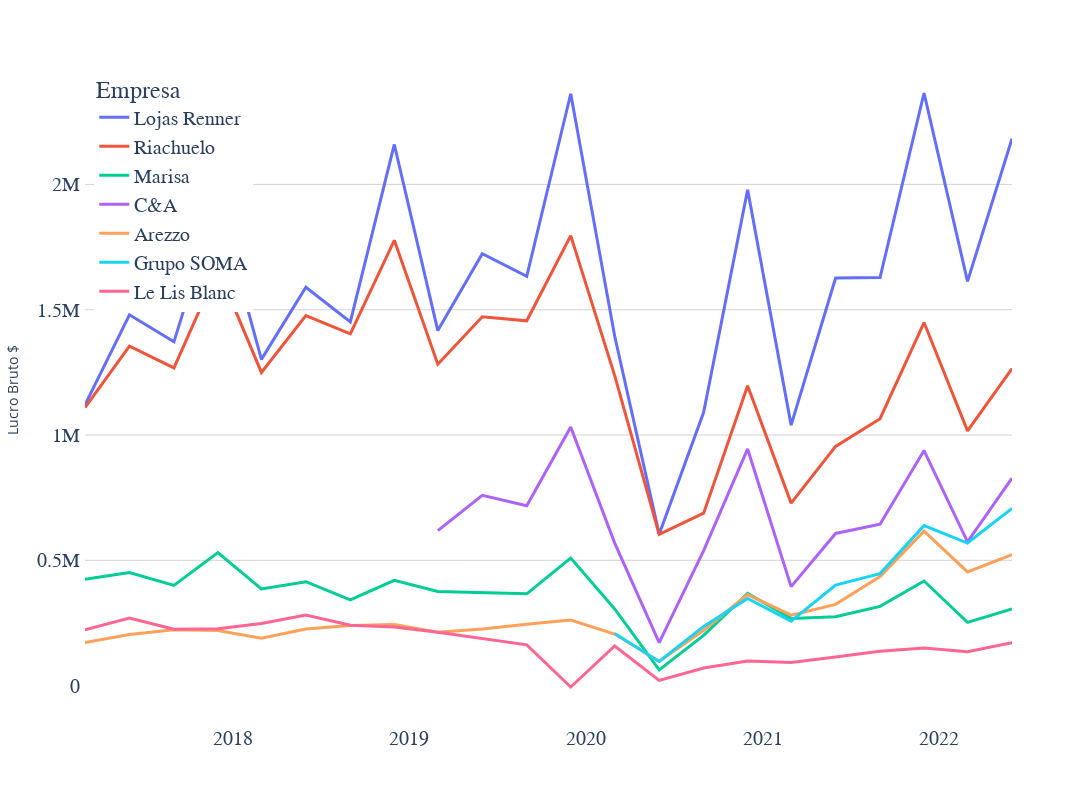

Notebook code cell kept with this figure:
### Markdown cell above
#### Lucro Bruto
***

### Code cell
empresas = [
    "Lojas Renner",
    "Riachuelo",
    "Marisa",
    "C&A",
    "Arezzo",
    "Grupo SOMA",
    "Le Lis Blanc",
]
lucro_bruto = demonstrativos.loc[
    (demonstrativos["consolidado"] >= "2017-01-01")
    & demonstrativos["empresa"].isin(empresas)
]

lucro_bruto = lucro_bruto.assign(periodo=lucro_bruto["consolidado"].str.slice(0, 7))
lucro_bruto = lucro_bruto.pivot_table(
    index=["periodo"], columns="empresa", values="lucro bruto"
)
lucro_bruto = lucro_bruto.assign(total=lucro_bruto[empresas].sum(axis=1))

fig = px.line(
    lucro_bruto, x=lucro_bruto.index, y=empresas, height=800, width=1500, markers=False
)

legend_attribs = dict(
    yanchor="top",
    xanchor="left",
    y=0.99,
    x=0.01,
    title_font_family="Josefin Sans Bold",
    font=dict(family="Josefin Sans Bold", size=20),
)

fig.update_layout(
    xaxis_title="",
    yaxis_title="Lucro Bruto $",
    plot_bgcolor="white",
    legend_title_text="Empresa",
    xaxis=xaxis_attribs,
    yaxis=yaxis_attribs,
    legend=legend_attribs,
)
fig.update_traces(line=dict(width=3))

fig.show()

### Figure 1 — Plotly figure (JSON) as saved in the notebook; plotly's stock layout.template omitted (floating-point values rounded to 4 significant figures)
{"data": [{"hovertemplate": "variable=Lojas Renner<br>periodo=%{x}<br>value=%{y}<extra></extra>", "legendgroup": "Lojas Renner", "line": {"color": "#636efa", "dash": "solid", "width": 3}, "marker": {"symbol": "circle"}, "mode": "lines", "name": "Lojas Renner", "orientation": "v", "showlegend": true, "type": "scatter", "x": ["2017-03", "2017-06", "2017-09", "2017-12", "2018-03", "2018-06", "2018-09", "2018-12", "2019-03", "2019-06", "2019-09", "2019-12", "2020-03", "2020-06", "2020-09", "2020-12", "2021-03", "2021-06", "2021-09", "2021-12", "2022-03", "2022-06"], "xaxis": "x", "y": [1121000.0, 1480000.0, 1372000.0, 1937000.0, 1302000.0, 1590000.0, 1451000.0, 2159000.0, 1417000.0, 1723000.0, 1633000.0, 2362000.0, 1394000.0, 604500.0, 1091000.0, 1978000.0, 1039000.0, 1626000.0, 1628000.0, 2365000.0, 1613000.0, 2182000.0], "yaxis": "y"}, {"hovertemplate": "variable=Riachuelo<br>periodo=%{x}<br>value=%{y}<extra></extra>", "legendgroup": "Riachuelo", "line": {"color": "#EF553B", "dash": "solid", "width": 3}, "marker": {"symbol": "circle"}, "mode": "lines", "name": "Riachuelo", "orientation": "v", "showlegend": true, "type": "scatter", "x": ["2017-03", "2017-06", "2017-09", "2017-12", "2018-03", "2018-06", "2018-09", "2018-12", "2019-03", "2019-06", "2019-09", "2019-12", "2020-03", "2020-06", "2020-09", "2020-12", "2021-03", "2021-06", "2021-09", "2021-12", "2022-03", "2022-06"], "xaxis": "x", "y": [1110000.0, 1354000.0, 1268000.0, 1663000.0, 1250000.0, 1476000.0, 1404000.0, 1777000.0, 1282000.0, 1472000.0, 1456000.0, 1796000.0, 1237000.0, 603300.0, 688200.0, 1197000.0, 728300.0, 954600.0, 1065000.0, 1449000.0, 1017000.0, 1265000.0], "yaxis": "y"}, {"hovertemplate": "variable=Marisa<br>periodo=%{x}<br>value=%{y}<extra></extra>", "legendgroup": "Marisa", "line": {"color": "#00cc96", "dash": "solid", "width": 3}, "marker": {"symbol": "circle"}, "mode": "lines", "name": "Marisa", "orientation": "v", "showlegend": true, "type": "scatter", "x": ["2017-03", "2017-06", "2017-09", "2017-12", "2018-03", "2018-06", "2018-09", "2018-12", "2019-03", "2019-06", "2019-09", "2019-12", "2020-03", "2020-06", "2020-09", "2020-12", "2021-03", "2021-06", "2021-09", "2021-12", "2022-03", "2022-06"], "xaxis": "x", "y": [424600.0, 451400.0, 399900.0, 531100.0, 386000.0, 414800.0, 342400.0, 419900.0, 375900.0, 371200.0, 366500.0, 509100.0, 306200.0, 63170.0, 200400.0, 367800.0, 268400.0, 275100.0, 316200.0, 417600.0, 252600.0, 306200.0], "yaxis": "y"}, {"hovertemplate": "variable=C&A<br>periodo=%{x}<br>value=%{y}<extra></extra>", "legendgroup": "C&A", "line": {"color": "#ab63fa", "dash": "solid", "width": 3}, "marker": {"symbol": "circle"}, "mode": "lines", "name": "C&A", "orientation": "v", "showlegend": true, "type": "scatter", "x": ["2017-03", "2017-06", "2017-09", "2017-12", "2018-03", "2018-06", "2018-09", "2018-12", "2019-03", "2019-06", "2019-09", "2019-12", "2020-03", "2020-06", "2020-09", "2020-12", "2021-03", "2021-06", "2021-09", "2021-12", "2022-03", "2022-06"], "xaxis": "x", "y": [null, null, null, null, null, null, null, null, 618500.0, 759600.0, 718100.0, 1032000.0, 569000.0, 171900.0, 539200.0, 944500.0, 395200.0, 607300.0, 644200.0, 938000.0, 574000.0, 827800.0], "yaxis": "y"}, {"hovertemplate": "variable=Arezzo<br>periodo=%{x}<br>value=%{y}<extra></extra>", "legendgroup": "Arezzo", "line": {"color": "#FFA15A", "dash": "solid", "width": 3}, "marker": {"symbol": "circle"}, "mode": "lines", "name": "Arezzo", "orientation": "v", "showlegend": true, "type": "scatter", "x": ["2017-03", "2017-06", "2017-09", "2017-12", "2018-03", "2018-06", "2018-09", "2018-12", "2019-03", "2019-06", "2019-09", "2019-12", "2020-03", "2020-06", "2020-09", "2020-12", "2021-03", "2021-06", "2021-09", "2021-12", "2022-03", "2022-06"], "xaxis": "x", "y": [172300.0, 204000.0, 223200.0, 220300.0, 189100.0, 226400.0, 239700.0, 243900.0, 212800.0, 225900.0, 245200.0, 262000.0, 205900.0, 96170.0, 221000.0, 363300.0, 281400.0, 324400.0, 435400.0, 616600.0, 453900.0, 523100.0], "yaxis": "y"}, {"hovertemplate": "variable=Grupo SOMA<br>periodo=%{x}<br>value=%{y}<extra></extra>", "legendgroup": "Grupo SOMA", "line": {"color": "#19d3f3", "dash": "solid", "width": 3}, "marker": {"symbol": "circle"}, "mode": "lines", "name": "Grupo SOMA", "orientation": "v", "showlegend": true, "type": "scatter", "x": ["2017-03", "2017-06", "2017-09", "2017-12", "2018-03", "2018-06", "2018-09", "2018-12", "2019-03", "2019-06", "2019-09", "2019-12", "2020-03", "2020-06", "2020-09", "2020-12", "2021-03", "2021-06", "2021-09", "2021-12", "2022-03", "2022-06"], "xaxis": "x", "y": [null, null, null, null, null, null, null, null, null, null, null, null, 207900.0, 96380.0, 236600.0, 348200.0, 257300.0, 401200.0, 447100.0, 638500.0, 569000.0, 707200.0], "yaxis": "y"}, {"hovertemplate": "variable=Le Lis Blanc<br>periodo=%{x}<br>value=%{y}<extra></extra>", "legendgroup": "Le Lis Blanc", "line": {"color": "#FF6692", "dash": "solid", "width": 3}, "marker": {"symbol": "circle"}, "mode": "lines", "name": "Le Lis Blanc", "orientation": "v", "showlegend": true, "type": "scatter", "x": ["2017-03", "2017-06", "2017-09", "2017-12", "2018-03", "2018-06", "2018-09", "2018-12", "2019-03", "2019-06", "2019-09", "2019-12", "2020-03", "2020-06", "2020-09", "2020-12", "2021-03", "2021-06", "2021-09", "2021-12", "2022-03", "2022-06"], "xaxis": "x", "y": [223000.0, 269400.0, 224900.0, 227000.0, 247600.0, 281500.0, 240800.0, 233900.0, 212700.0, 186600.0, 162800.0, -5371.0, 158300.0, 21250.0, 70070.0, 98530.0, 92860.0, 114000.0, 137500.0, 150200.0, 135000.0, 170800.0], "yaxis": "y"}], "layout": {"height": 800, "legend": {"font": {"family": "Josefin Sans Bold", "size": 20}, "title": {"font": {"family": "Josefin Sans Bold"}, "text": "Empresa"}, "tracegroupgap": 0, "x": 0.01, "xanchor": "left", "y": 0.99, "yanchor": "top"}, "margin": {"t": 60}, "plot_bgcolor": "white", "width": 1500, "xaxis": {"anchor": "y", "domain": [0, 1], "gridcolor": "LightGrey", "nticks": 10, "showgrid": false, "showline": true, "tickfont": {"family": "Josefin Sans Bold", "size": 20}, "title": {"text": ""}}, "yaxis": {"anchor": "x", "domain": [0, 1], "gridcolor": "LightGrey", "nticks": 10, "showgrid": true, "showline": true, "tickfont": {"family": "Josefin Sans Bold", "size": 20}, "title": {"text": "Lucro Bruto $"}}}}
